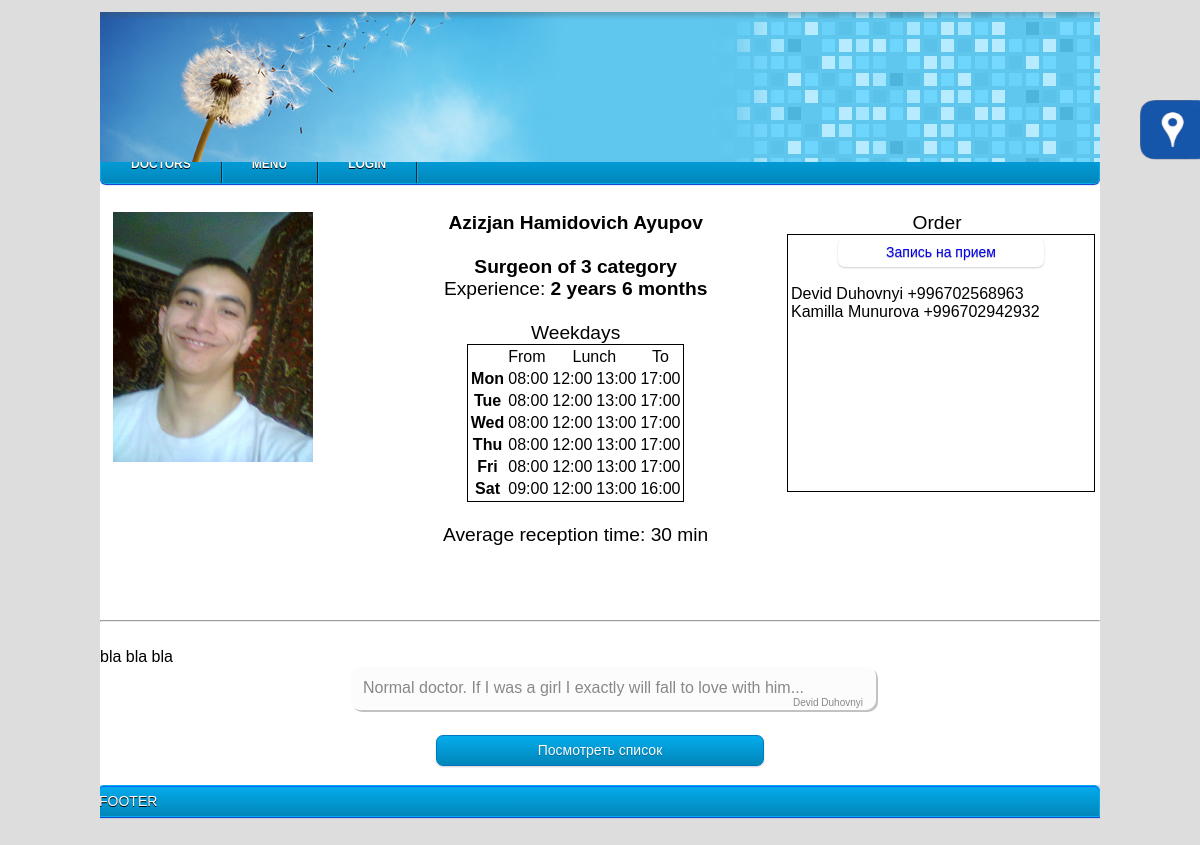
The app's page /index.php?doctor=25 with its own data.
### tables this page shows
CREATE TABLE IF NOT EXISTS `Schedule` (
  `Day_ID` int(10) NOT NULL AUTO_INCREMENT,
  `Emp_ID` int(10) NOT NULL,
  `Day` varchar(3) NOT NULL,
  `Start` time NOT NULL,
  `Lunch_Start` time DEFAULT NULL,
  `Lunch_End` time DEFAULT NULL,
  `End` time DEFAULT NULL,
  PRIMARY KEY (`Day_ID`)
);

CREATE TABLE IF NOT EXISTS `Reception` (
  `Emp_ID` int(10) NOT NULL,
  `Time` int(3) DEFAULT NULL,
  PRIMARY KEY (`Emp_ID`)
);

CREATE TABLE IF NOT EXISTS `Order` (
  `Id` int(11) NOT NULL AUTO_INCREMENT,
  `DoctorId` int(10) NOT NULL,
  `Date` datetime DEFAULT NULL,
  `PatientId` int(11) DEFAULT NULL,
  `UnregVisitorId` int(11) NOT NULL,
  PRIMARY KEY (`Id`)
);

CREATE TABLE IF NOT EXISTS `patients` (
  `ID` int(11) NOT NULL AUTO_INCREMENT,
  `First_Name` varchar(30) NOT NULL,
  `Middle_Name` varchar(30) DEFAULT NULL,
  `Second_Name` varchar(30) NOT NULL,
  `Birth_Date` date NOT NULL,
  `Gender` tinyint(1) NOT NULL DEFAULT '1',
  `Insurance_Category` int(10) DEFAULT NULL,
  `Diagnosis` int(11) NOT NULL,
  `Virus` tinyint(1) NOT NULL,
  `Receipt_Date` date NOT NULL,
  `Prof` varchar(25) NOT NULL,
  `Address` varchar(70) NOT NULL,
  `Phone` varchar(20) NOT NULL,
  `Email` varchar(30) NOT NULL,
  `Care_Doctor` int(5) NOT NULL,
  `Care_Doctor_Prof` int(5) NOT NULL,
  `Photo` varchar(50) NOT NULL,
  `Comment` varchar(150) DEFAULT NULL,
  PRIMARY KEY (`ID`)
);

CREATE TABLE IF NOT EXISTS `UnregVisitors` (
  `Id` int(11) NOT NULL AUTO_INCREMENT,
  `First_Name` varchar(25) DEFAULT NULL,
  `Middle_Name` varchar(25) DEFAULT NULL,
  `Second_Name` varchar(25) DEFAULT NULL,
  `Phone` varchar(15) DEFAULT NULL,
  PRIMARY KEY (`Id`)
);

CREATE TABLE IF NOT EXISTS `Employee` (
  `Emp_ID` int(11) NOT NULL AUTO_INCREMENT,
  `Class` int(11) NOT NULL,
  `First_Name` varchar(30) NOT NULL,
  `Surname` varchar(25) NOT NULL,
  `Middle_Name` varchar(30) DEFAULT NULL,
  `Prof` int(3) NOT NULL,
  `CarierStart` date NOT NULL,
  `Category` int(1) DEFAULT '5',
  `Phone_num` varchar(13) DEFAULT NULL,
  `Passport_data` varchar(30) NOT NULL,
  `Receipt_Date` date NOT NULL,
  `Image` varchar(50) NOT NULL,
  `CurriculumVitae` longtext NOT NULL,
  PRIMARY KEY (`Emp_ID`)
);

CREATE TABLE IF NOT EXISTS `Emp_comments` (
  `Emp_comments_ID` int(11) NOT NULL AUTO_INCREMENT,
  `Emp_ID` int(5) NOT NULL,
  `Patient_Id` int(11) NOT NULL,
  `Date` timestamp NOT NULL DEFAULT CURRENT_TIMESTAMP,
  `Text` text NOT NULL,
  PRIMARY KEY (`Emp_comments_ID`)
);

### pages/doctor.php (the view, shortened to what this page needs)
<?php
	if(isset($_GET[doctor])){
		$result = mysql_query("SELECT * FROM Employee WHERE Emp_ID=$_GET[doctor]");
		$data = mysql_fetch_array($result);
		$result = mysql_query("SELECT Name FROM Staff WHERE Id = $data[Prof]");
		$dataFromStaff = mysql_fetch_array($result);
		$result = mysql_query("SELECT * FROM `Schedule` WHERE Emp_ID = $_GET[doctor]") or die(mysql_error());
		$currentDate = date('m/d/Y');
		$diff = abs(strtotime($currentDate) - strtotime($data[CarierStart]));
		$years = floor($diff / (365*60*60*24));
		$months = floor(($diff - $years * 365*60*60*24) / (30*60*60*24));
		printf ("
			<div class='docInfo'>
				<div class='doc_photo'>
					<img src='../images/$data[Image]'>
				</div>
				<div class='doc_about'>
						<center><big><b>$data[First_Name] $data[Middle_Name] $data[Surname]<br><br>
					$dataFromStaff[Name] of $data[Category] category <br>
					</b>Experience:<b> %d years %d months</b><br>", $years, $months);
						print "<br><table class='brd'><tr><td></td><td>From</td><td colspan='2' style='text-align: center;'>Lunch</td><td style='text-align: center;'>To</td></tr>Weekdays";
						while($dataFromSchedule = mysql_fetch_array($result)){
							print "<tr><th>$dataFromSchedule[Day]</th>
								<td>".date('H:i',strtotime($dataFromSchedule[Start]))."</td>";
								if($dataFromSchedule[Lunch_Start] != $dataFromSchedule[Lunch_End]){
									print "<td>".date('H:i',strtotime($dataFromSchedule[Lunch_Start]))."</td>
										   <td>".date('H:i',strtotime($dataFromSchedule[Lunch_End]))."</td>";
								}else{
									print "<td colspan='2' style='text-align: center;'> - </td>";
								}
								print "<td>".date('H:i',strtotime($dataFromSchedule['End']))."</td></tr>";
						}
						print "</table>";
					$oneRecp = mysql_fetch_array(mysql_query("SELECT `Time` FROM `Reception` WHERE Emp_ID = $_GET[doctor]"));
					if($oneRecp['Time']){
						print "<br>Average  reception time: ".$oneRecp['Time']." min";
					}
					print "</big></center>
				</div>
				<div class='orderView'>
					<center>
						<big> Order </big> <br>
					</center>
					<div class='orderAction'>
						<center><a href='#' class='button' onClick='hiddenShow(\"b1\");' id='button11'>Запись на прием</a></center><br>";
					$res = mysql_query("SELECT PatientId, UnregVisitorId FROM `Order` WHERE DoctorId = '$data[Emp_ID]' ORDER by Id DESC");
					while($order = mysql_fetch_array($res)){
						if($order[PatientId])
							$ptr = mysql_fetch_array(mysql_query("SELECT First_Name, Second_Name, Phone FROM patients WHERE ID = '$order[PatientId]'"));
						else{
							$ptr = mysql_fetch_array(mysql_query("SELECT First_Name, Second_Name, Phone FROM UnregVisitors WHERE Id = '$order[UnregVisitorId]'"));
						}
						print $ptr[First_Name]." ".$ptr[Second_Name]." ".$ptr[Phone]."<br>";
					}
					print "
					</div>
				</div>
			</div>
			<hr><br>$data[CurriculumVitae]<br>";
		$result = mysql_query("SELECT * FROM Emp_comments WHERE Emp_ID = $data[Emp_ID] ORDER by `Date` DESC") or die(mysql_error());
		$comments = mysql_fetch_array($result);
		if($comments){
			do
			{
				$res = mysql_query("SELECT First_Name, Second_Name FROM patients WHERE ID = $comments[Patient_Id]") or die(mysql_error());
				$patientData = mysql_fetch_array( $res );
				print "<div class='comment_block'>$comments[Text]<br>
				<div class='comment_signiture'>$patientData[First_Name] $patientData[Second_Name]</div></div>";
			}
			while($comments = mysql_fetch_array($result));
		}else{
			print '<centr>Nobody leaves a comment<br></center>';
		}
		print "
			<center><div class='state'><a href='#' class='button blue' onClick='scripts/hiddenShow(\"b2\");' id='button2'>Посмотреть список</a></div></center>
			<div id='b1' class='hidden'>
				<br>ЗАПИСЬ К ВРАЧУ<br><br>";
    }
?>

### styles/css.css (style rules this page uses)
* { font-family: Arial; }
body { background-color: #ddd; }
.button, input[type="submit"] { width: 100px; display: inline-block; outline: none; cursor: pointer; text-align: center; text-decoration: none; font: 14px/100% Arial, Helvetica, sans-serif; padding: .5em 2em .55em; text-shadow: 0 1px 1px rgba(0,0,0,.3); -webkit-border-radius: .5em; -moz-border-radius: .5em; border-radius: .5em; -webkit-box-shadow: 0 1px 2px rgba(0,0,0,.2); -moz-box-shadow: 0 1px 2px rgba(0,0,0,.2); box-shadow: 0 1px 2px rgba(0,0,0,.2); }
.blue, input[type="submit"] { color: #fff; border: solid 1px #0076c3; background: #0095cd; background: -webkit-gradient(linear, left top, left bottom, from(#04acec), to(#0186ba)); }
#button11 { width: 150px; }
.state { width: 1000px; height: 50px; float: right; white-space: pre; }
.brd { border: 1px solid black; }
.docInfo { margin: 0px 10px; min-height: 400; }
.doc_photo img { width: 200px; height: 250px; float: left; margin: 0px 10px 3px 3px; }
.doc_about { margin-left: 120px; float: left; }
.orderView { float: right; width: 300px; height: 250px; margin: 0px 3px 3px 10px; }
.orderAction { width: 300px; height: 250px; padding: 3px 3px 3px 3px; border: solid black 1px; }
.state .button { width: 27%; }
.comment_signiture { float: right; font-size: 10px; text-align: right; }
.comment_block { padding:12px; width:500px; position:relative; background-color:#fcfcfc; border:1px solid white; color:#888; margin-bottom:25px; -moz-border-radius:10px; -webkit-border-radius:10px; border-radius:10px; left:50%; margin-left:-250px; -moz-box-shadow:2px 2px 0 #c2c2c2; -webkit-box-shadow:2px 2px 0 #c2c2c2; box-shadow:2px 2px 0 #c2c2c2; }

### records on screen
schedule: Day "Mon", Start "08:00", Lunch_Start "12:00", Lunch_End "13:00", End "17:00"
schedule: Day "Tue", Start "08:00", Lunch_Start "12:00", Lunch_End "13:00", End "17:00"
schedule: Day "Wed", Start "08:00", Lunch_Start "12:00", Lunch_End "13:00", End "17:00"
schedule: Day "Thu", Start "08:00", Lunch_Start "12:00", Lunch_End "13:00", End "17:00"
schedule: Day "Fri", Start "08:00", Lunch_Start "12:00", Lunch_End "13:00", End "17:00"
schedule: Day "Sat", Start "09:00", Lunch_Start "12:00", Lunch_End "13:00", End "16:00"
reception: Time "30"
order: PatientId.First_Name "Devid", PatientId.Second_Name "Duhovnyi", PatientId.Phone "+996702568963"
order: UnregVisitorId.First_Name "Kamilla", UnregVisitorId.Second_Name "Munurova", UnregVisitorId.Phone "+996702942932"
employee: CurriculumVitae "bla bla bla"
patients: First_Name "Devid", Second_Name "Duhovnyi"
emp_comments: Text "Normal doctor. If I was a girl I exactly will fall to love with him..."
